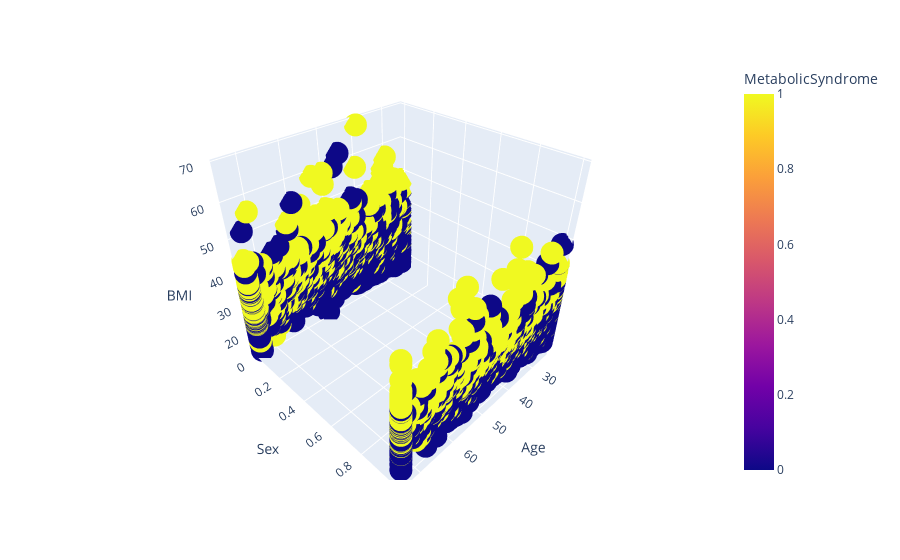

Here is the notebook cell this chart was saved with:
### Code cell
# Polynomial kernel
import plotly.express as px
fig = px.scatter_3d(df,x="Age",y="Sex",z="BMI",color="MetabolicSyndrome")
fig.show()

### Figure 1 — Plotly figure (JSON) as saved in the notebook; plotly's stock layout.template omitted (floating-point values rounded to 4 significant figures; data arrays with more than 128 entries replaced by an {"elided": "..."} marker saying what was removed)
{"data": [{"hovertemplate": "Age=%{x}<br>Sex=%{y}<br>BMI=%{z}<br>MetabolicSyndrome=%{marker.color}<extra></extra>", "legendgroup": "", "marker": {"color": {"elided": "2401 int values"}, "coloraxis": "coloraxis", "symbol": "circle"}, "mode": "markers", "name": "", "scene": "scene", "showlegend": false, "type": "scatter3d", "x": {"elided": "2401 int values"}, "y": {"elided": "2401 int values"}, "z": {"elided": "2401 float values"}}], "layout": {"coloraxis": {"colorbar": {"title": {"text": "MetabolicSyndrome"}}, "colorscale": [[0, "#0d0887"], [0.1111, "#46039f"], [0.2222, "#7201a8"], [0.3333, "#9c179e"], [0.4444, "#bd3786"], [0.5556, "#d8576b"], [0.6667, "#ed7953"], [0.7778, "#fb9f3a"], [0.8889, "#fdca26"], [1, "#f0f921"]]}, "legend": {"tracegroupgap": 0}, "margin": {"t": 60}, "scene": {"domain": {"x": [0, 1], "y": [0, 1]}, "xaxis": {"title": {"text": "Age"}}, "yaxis": {"title": {"text": "Sex"}}, "zaxis": {"title": {"text": "BMI"}}}}}
